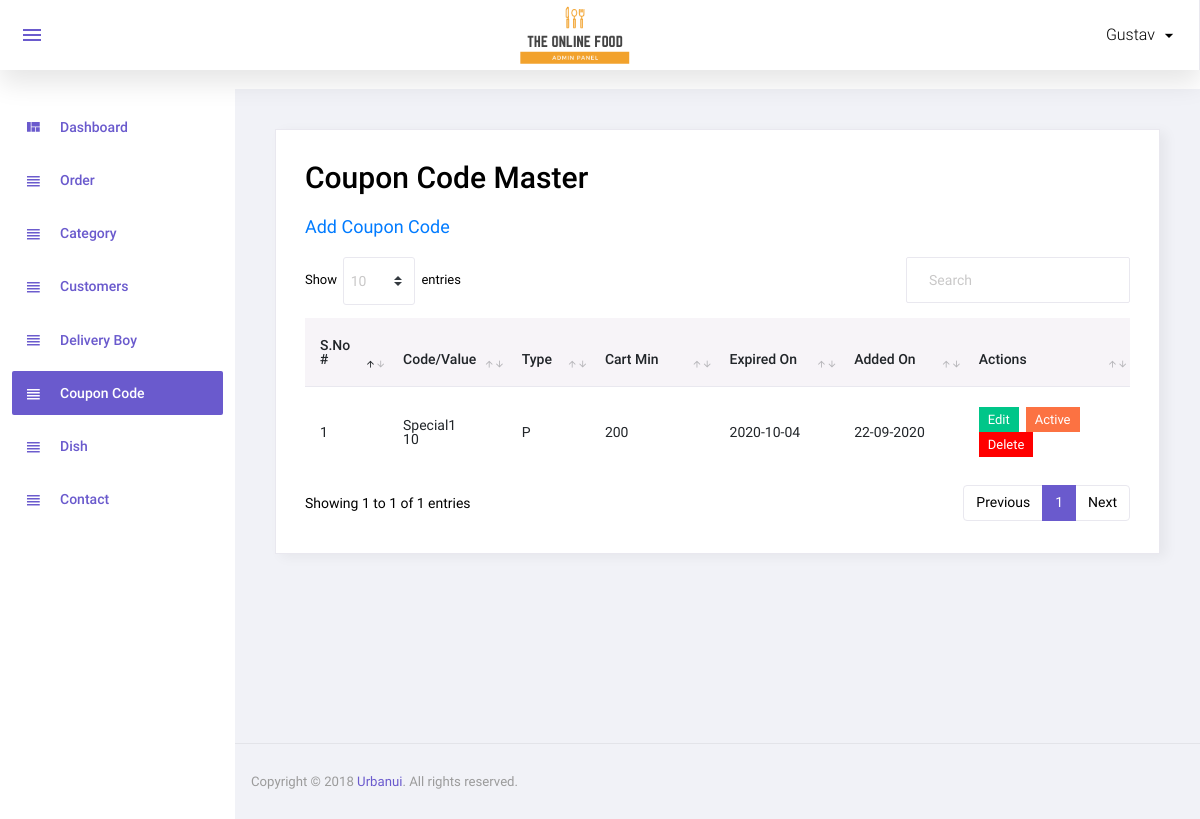
Page /admin/coupon_code.php (signed in) on the earlier database version.
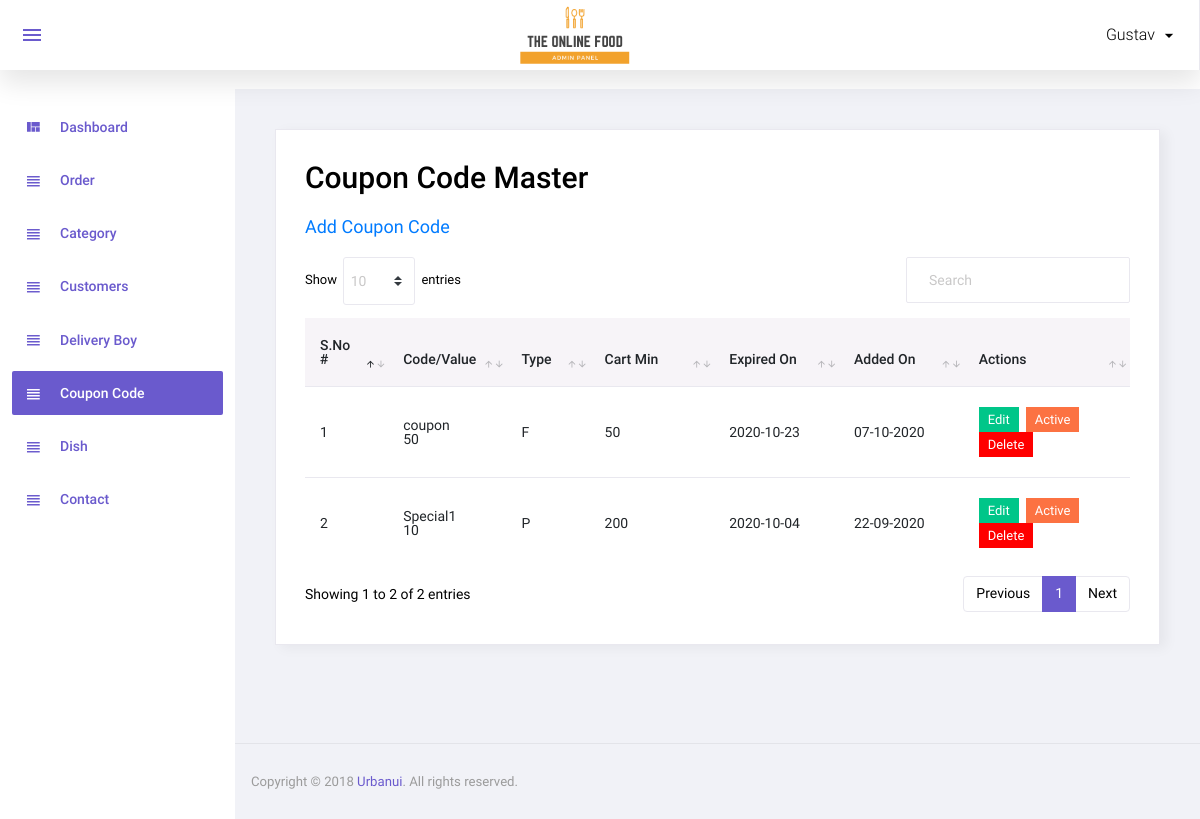
Same page on the later database version.
### tables this page shows
CREATE TABLE `coupon_code` (
  `id` int(11) NOT NULL,
  `coupon_code` varchar(20) NOT NULL,
  `coupon_type` enum('P','F') NOT NULL,
  `coupon_value` int(11) NOT NULL,
  `cart_min_value` int(11) NOT NULL,
  `expired_on` date NOT NULL,
  `status` int(11) NOT NULL,
  `added_on` datetime NOT NULL
);

### admin/coupon_code.php (the view, shortened to what this page needs)
<?php
include('top.php');
$sql="select * from coupon_code order by id desc";
$res=mysqli_query($con,$sql);
?>
  <div class="card">
            <div class="card-body">
              <h1 class="grid_title">Coupon Code Master</h1>
			  <a href="manage_coupon_code.php" class="add_link">Add Coupon Code</a>
			  <div class="row grid_box">
                <div class="col-12">
                  <div class="table-responsive">
                    <table id="order-listing" class="table">
                      <thead>
                        <tr>
                            <th width="10%">S.No #</th>
                            <th width="10%">Code/Value</th>
                            <th width="10%">Type</th>
							<th width="15%">Cart Min</th>
							<th width="15%">Expired On</th>
							<th width="15%">Added On</th>
                            <th width="20%">Actions</th>
                        </tr>
                      </thead>
                      <tbody>
                        <?php if(mysqli_num_rows($res)>0){
						$i=1;
						while($row=mysqli_fetch_assoc($res)){
						?>
						<tr>
                            <td><?php echo $i?></td>
                            <td><?php echo $row['coupon_code']?><br/>
							<?php echo $row['coupon_value']?></td>
							<td><?php echo $row['coupon_type']?></td>
							<td><?php echo $row['cart_min_value']?></td>
							<td>
							<?php
							if($row['expired_on']=='0000-00-00'){
							}else{
								echo $row['expired_on'];
							}
							?>
							</td>
							<td>
							<?php
							$dateStr=strtotime($row['added_on']);
							echo date('d-m-Y',$dateStr);
							?>
							</td>
							<td>
								<a href="manage_coupon_code.php?id=<?php echo $row['id']?>"><label class="badge badge-success hand_cursor">Edit</label></a>&nbsp;
								<?php
								if($row['status']==1){
								?>
								<a href="?id=<?php echo $row['id']?>&type=deactive"><label class="badge badge-danger hand_cursor">Active</label></a>
								<?php
								}else{
								?>
								<a href="?id=<?php echo $row['id']?>&type=active"><label class="badge badge-info hand_cursor">Deactive</label></a>
								<?php
								}
								?>
								<a href="?id=<?php echo $row['id']?>&type=delete"><label class="badge badge-danger delete_red hand_cursor">Delete</label></a>
							</td>
                        </tr>
                        <?php
						$i++;
						} } else { ?>
						<tr>
							<td colspan="5">No data found</td>
						</tr>
						<?php } ?>
                      </tbody>
                    </table>
                  </div>
				</div>
              </div>
            </div>
          </div>
<?php include('footer.php');?>

Differences in the rows shown:
added coupon_code: coupon_code "coupon", coupon_value "50", coupon_type "F", cart_min_value "50", expired_on "2020-10-23", added_on "07-10-2020"
Other differences:
text written by a page script: "Show entries Showing 1 to 1 of 1 entries Previous 1 Next" → "Show entries Showing 1 to 2 of 2 entries Previous 1 Next"
